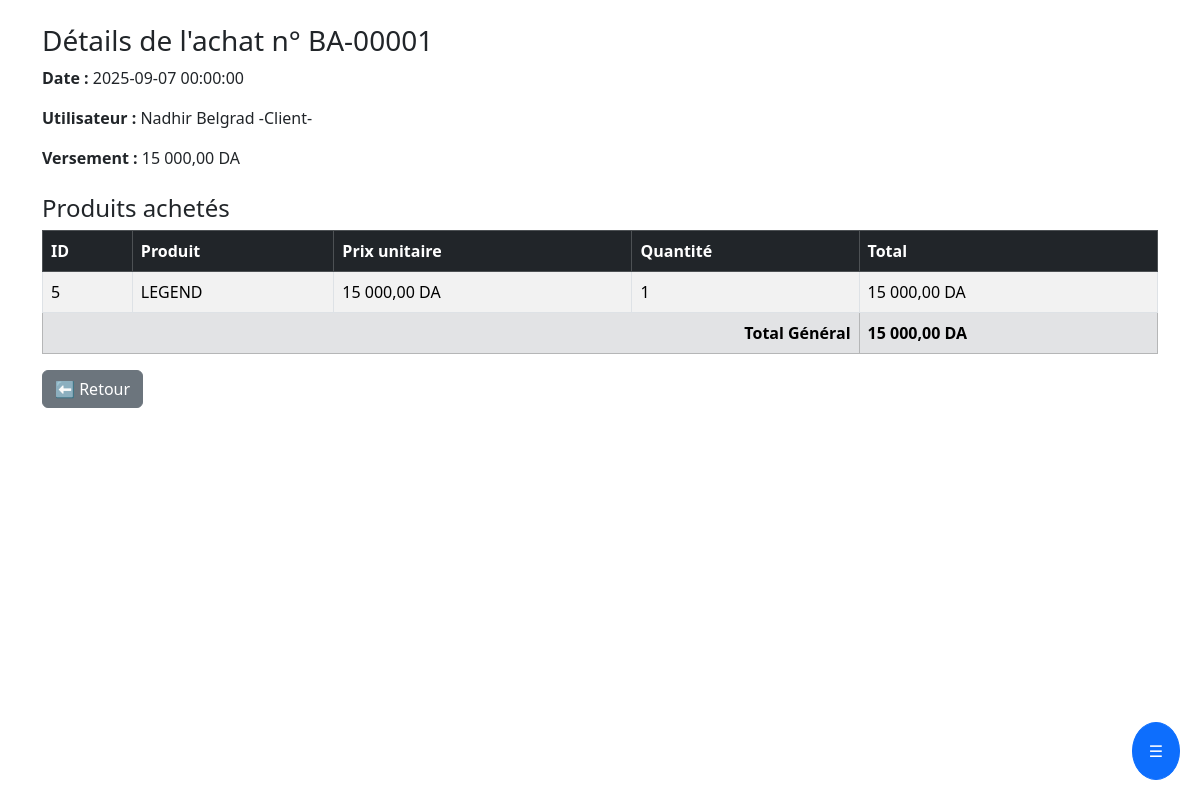
/achat_details.php?id=12 (signed in), run on the app's committed database.
### tables this page shows
CREATE TABLE `achats` (
  `id` int(11) NOT NULL,
  `num_achat` varchar(20) NOT NULL,
  `date` datetime DEFAULT current_timestamp(),
  `id_user` int(11) NOT NULL,
  `versement` decimal(10,2) DEFAULT 0.00
);

CREATE TABLE `users` (
  `id` int(11) NOT NULL,
  `username` varchar(100) NOT NULL,
  `password` varchar(255) NOT NULL,
  `rank` varchar(50) NOT NULL,
  `telephone` varchar(50) NOT NULL
);

CREATE TABLE `achats_details` (
  `id` int(11) NOT NULL,
  `id_achat` int(11) NOT NULL,
  `id_produit` int(11) NOT NULL,
  `prix_achat` decimal(10,2) NOT NULL,
  `quantite` int(11) NOT NULL
);

CREATE TABLE `produits` (
  `id` int(11) NOT NULL,
  `code` varchar(50) NOT NULL,
  `name` varchar(100) NOT NULL,
  `description` text DEFAULT NULL,
  `quantite` int(11) DEFAULT 0,
  `photo` varchar(255) DEFAULT NULL,
  `prix_achat` decimal(10,2) DEFAULT NULL,
  `prix_vente` decimal(10,2) NOT NULL,
  `etat` enum('expose','vendue','garantie','test') DEFAULT 'expose',
  `created_at` timestamp NULL DEFAULT current_timestamp()
);

### achat_details.php (the view, shortened to what this page needs)
<?php
include "includes/db.php";
include "includes/header.php";
include "includes/sidebar.php";
$erreur = null;
if (!isset($_GET['id']) || !is_numeric($_GET['id'])) {
    $erreur = "ID d'achat invalide.";
} else {
    $id_achat = (int) $_GET['id'];
    $sql = "SELECT a.id, a.num_achat, a.date, a.versement, u.username
            FROM achats a
            LEFT JOIN users u ON a.id_user = u.id
            WHERE a.id = ?";
    $stmt = $conn->prepare($sql);
    $stmt->execute([$id_achat]);
    $achat = $stmt->fetch(PDO::FETCH_ASSOC);
    if (!$achat) {
        $erreur = "Achat introuvable.";
    } else {
        $sql_details = "SELECT ad.id, ad.quantite, ad.prix_achat, p.name AS produit_nom
                        FROM achats_details ad
                        LEFT JOIN produits p ON ad.id_produit = p.id
                        WHERE ad.id_achat = ?";
        $stmt = $conn->prepare($sql_details);
        $stmt->execute([$id_achat]);
        $details = $stmt->fetchAll(PDO::FETCH_ASSOC);
    }
}
?>
<div class="container mt-4">
    <?php if ($erreur): ?>
        <div class="alert alert-danger text-center">
            <?= htmlspecialchars($erreur) ?>
        </div>
        <a href="achats_historique.php" class="btn btn-secondary">⬅ Retour</a>
    <?php else: ?>
        <h3>Détails de l'achat n° <?= htmlspecialchars($achat['num_achat']) ?></h3>
        <p><strong>Date :</strong> <?= htmlspecialchars($achat['date']) ?></p>
        <p><strong>Utilisateur :</strong> <?= htmlspecialchars($achat['username'] ?? "Inconnu") ?></p>
        <p><strong>Versement :</strong> <?= number_format($achat['versement'], 2, ',', ' ') ?> DA</p>
        <h4 class="mt-4">Produits achetés</h4>
        <table class="table table-bordered table-striped">
            <thead class="table-dark">
                <tr>
                    <th>ID</th>
                    <th>Produit</th>
                    <th>Prix unitaire</th>
                    <th>Quantité</th>
                    <th>Total</th>
                </tr>
            </thead>
            <tbody>
                <?php if (!empty($details)) : ?>
                    <?php
                    $total_general = 0;
                    foreach ($details as $d) :
                        $total = $d['prix_achat'] * $d['quantite'];
                        $total_general += $total;
                    ?>
                        <tr>
                            <td><?= htmlspecialchars($d['id']) ?></td>
                            <td><?= htmlspecialchars($d['produit_nom'] ?? "Produit supprimé") ?></td>
                            <td><?= number_format($d['prix_achat'], 2, ',', ' ') ?> DA</td>
                            <td><?= htmlspecialchars($d['quantite']) ?></td>
                            <td><?= number_format($total, 2, ',', ' ') ?> DA</td>
                        </tr>
                    <?php endforeach; ?>
                    <tr class="table-secondary">
                        <td colspan="4" class="text-end"><strong>Total Général</strong></td>
                        <td><strong><?= number_format($total_general, 2, ',', ' ') ?> DA</strong></td>
                    </tr>
                <?php else : ?>
                    <tr>
                        <td colspan="5" class="text-center">Aucun produit trouvé pour cet achat.</td>
                    </tr>
                <?php endif; ?>
            </tbody>
        </table>
        <a href="achats_historique.php" class="btn btn-secondary">⬅ Retour</a>
    <?php endif; ?>
</div>

### data on the page
achats: num_achat "BA-00001", date "2025-09-07 00:00:00", id_user.username "Nadhir Belgrad -Client-", versement "15 000,00"
achats_details: id "5", id_produit.name "LEGEND", prix_achat "15 000,00", quantite "1", total "15 000,00"

### other printed values
$total_general "15 000,00"
